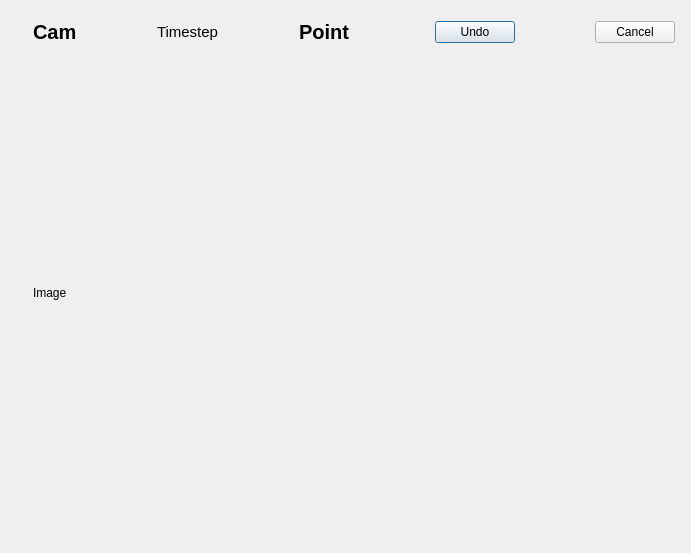
<?xml version="1.0" encoding="UTF-8"?>
<ui version="4.0">
 <class>CorrespondenceDialog</class>
 <widget class="QDialog" name="CorrespondenceDialog">
  <property name="geometry">
   <rect>
    <x>0</x>
    <y>0</y>
    <width>691</width>
    <height>553</height>
   </rect>
  </property>
  <property name="sizePolicy">
   <sizepolicy hsizetype="MinimumExpanding" vsizetype="MinimumExpanding">
    <horstretch>0</horstretch>
    <verstretch>0</verstretch>
   </sizepolicy>
  </property>
  <property name="windowTitle">
   <string>Dialog</string>
  </property>
  <widget class="QWidget" name="layoutWidget">
   <property name="geometry">
    <rect>
     <x>33</x>
     <y>20</y>
     <width>642</width>
     <height>515</height>
    </rect>
   </property>
   <layout class="QVBoxLayout" name="verticalLayout">
    <item>
     <layout class="QHBoxLayout" name="horizontalLayout">
      <item>
       <widget class="QLabel" name="CamLabel">
        <property name="font">
         <font>
          <pointsize>15</pointsize>
          <weight>75</weight>
          <bold>true</bold>
         </font>
        </property>
        <property name="text">
         <string>Cam</string>
        </property>
       </widget>
      </item>
      <item>
       <spacer name="horizontalSpacer_3">
        <property name="orientation">
         <enum>Qt::Horizontal</enum>
        </property>
        <property name="sizeHint" stdset="0">
         <size>
          <width>40</width>
          <height>20</height>
         </size>
        </property>
       </spacer>
      </item>
      <item>
       <widget class="QLabel" name="TimestepLabel">
        <property name="font">
         <font>
          <pointsize>11</pointsize>
          <weight>50</weight>
          <bold>false</bold>
         </font>
        </property>
        <property name="text">
         <string>Timestep</string>
        </property>
       </widget>
      </item>
      <item>
       <spacer name="horizontalSpacer">
        <property name="orientation">
         <enum>Qt::Horizontal</enum>
        </property>
        <property name="sizeHint" stdset="0">
         <size>
          <width>40</width>
          <height>20</height>
         </size>
        </property>
       </spacer>
      </item>
      <item>
       <widget class="QLabel" name="PointLabel">
        <property name="font">
         <font>
          <pointsize>15</pointsize>
          <weight>75</weight>
          <bold>true</bold>
         </font>
        </property>
        <property name="text">
         <string>Point</string>
        </property>
       </widget>
      </item>
      <item>
       <spacer name="horizontalSpacer_2">
        <property name="orientation">
         <enum>Qt::Horizontal</enum>
        </property>
        <property name="sizeHint" stdset="0">
         <size>
          <width>80</width>
          <height>20</height>
         </size>
        </property>
       </spacer>
      </item>
      <item>
       <widget class="QPushButton" name="undoClickButton">
        <property name="text">
         <string>Undo</string>
        </property>
       </widget>
      </item>
      <item>
       <spacer name="horizontalSpacer_4">
        <property name="orientation">
         <enum>Qt::Horizontal</enum>
        </property>
        <property name="sizeHint" stdset="0">
         <size>
          <width>40</width>
          <height>20</height>
         </size>
        </property>
       </spacer>
      </item>
      <item>
       <widget class="QPushButton" name="CancelButton">
        <property name="text">
         <string>Cancel</string>
        </property>
       </widget>
      </item>
     </layout>
    </item>
    <item>
     <widget class="CorrespondenceImage" name="Image">
      <property name="sizePolicy">
       <sizepolicy hsizetype="MinimumExpanding" vsizetype="MinimumExpanding">
        <horstretch>0</horstretch>
        <verstretch>0</verstretch>
       </sizepolicy>
      </property>
      <property name="minimumSize">
       <size>
        <width>640</width>
        <height>480</height>
       </size>
      </property>
      <property name="mouseTracking">
       <bool>false</bool>
      </property>
      <property name="text">
       <string>Image</string>
      </property>
     </widget>
    </item>
   </layout>
  </widget>
 </widget>
 <customwidgets>
  <customwidget>
   <class>CorrespondenceImage</class>
   <extends>QLabel</extends>
   <header>CorrespondenceImage.h</header>
  </customwidget>
 </customwidgets>
 <resources/>
 <connections/>
</ui>
